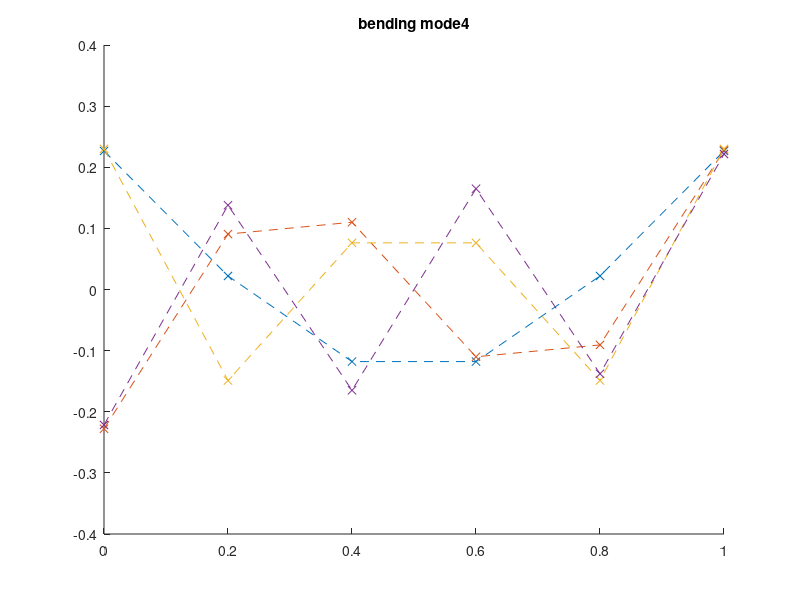

MATLAB code for this plot:
% euler bernoulli beam implementation in matlab
% AS 22/11/17
% 1 dimensional
% Equidistan mesh refinement is implemented in between two points

%%%%%%%%%%%%%%%%%%%%%
%%% Preprocessing %%%
%%%%%%%%%%%%%%%%%%%%%

%clear all           % clear the memory

%% Variables

% Material properties
E   = 210e9;         % [Pa] Youngs modulus
rho = 7.8e3;         % [Kg*m^3]  density of the material    


% Beam dimensions
h = 0.1;            % height
w = 0.1;            % width

A = h*w;            % Area of the beam
I = 1/12*h^3*w;     % moment of inertia

% Number of elements in between the nodes
n_div = 5;

% Points at the endpoints of the structure
n = [ 0 0 0; 1 0 0 ];

% check length in between the points
dn = n(2,:)-n(1,:);

% calculate the length of an element
L_e = norm(dn)/n_div;

% nodal degrees of freedom
nodal_dof = 2;

% define matrix with node coordinates
n_nodes = n_div+1;%number of nodes
nodes = zeros(n_nodes,3);%matrix for the coordinates of the nodes
for i = 0:n_div
    % x-coordinates of the nodes
    nodes(i+1,1) = i*L_e;
    % not implemented yet
    % y-coordinates of the nodes
    % z-coordinates of the nodes
end

% nodal connectivity in this case it can be generated fairly easily
nodal_con = [ 1:n_div ; 2:n_div+1 ]';
% nodal_con(end,1) = 1;

% No matrix transforamtions are needed due to the 1 dimensionality of the
% problem. 
% So far the Local coordinates are equal to the global coordinates

L = L_e;

% definition of the element stiffnes matrix
K_element = E*I/(L^3) * ...
    [   12      6*L     -12     6*L     ; ...
        6*L     4*L^2   -6*L    2*L^2   ; ...
        -12     -6*L    12      -6*L    ; ...
        6*L     2*L^2   -6*L    4*L^2   ];

            
% definition of the element mass matrix 
M_element = rho*A*L/420* ...
    [   156     22*L    54      -13*L   ;...
        22*L    4*L^2   13*L    -3*L^2  ;...
        54      13*L    156     -22*L   ;...
        -13*L   -3*L^2  -22*L   4*L^2   ];

% some sanity checks on the matrices    
% check if element matrices are symmetric and print warning if not
sym_K_el = isequal(K_element,K_element');
sym_M_el = isequal(M_element,M_element');

if sym_K_el ~= 1
    fprintf('!!!\n!!!\tElement stiffness matrix is not symmetric\n!!!\n');
end
if sym_M_el ~= 1
    fprintf('!!!\n!!!\tElement mass matrix is not symmetric\n!!!\n');
end

% check if element matrices are positive definite
[ ~ , PSD_K] = chol(K_element);
[ ~ , PSD_M] = chol(M_element);

if PSD_K ~= 0
    fprintf('!!!\n!!!\tElement Stiffness matrix is not PSD\n!!!\n')
end

if PSD_M ~= 0
    fprintf('!!!\n!!!\tElement Mass matrix is not PSD\n!!!\n')
end



%% Assembling the global matrices

%%% STIFFNESS MATRIX %%%
% size of the global stiffness matrix is equal to the number of degrees of
% freedom of the model. n_dof = n_nodes * nodal_dof
n_dof   = n_nodes * nodal_dof;
K_global= zeros(n_dof); % initialize the stiffness matrix

% Partition the element stiffness matrix 
% !!! WHEN ASSEMBLING A STRUCTURE WHERE THE LOCAL AND GLOBAL COORDINATES
% DIFFER THIS MATRIX NEEDS TO BE ADAPTED FOR EACH ELEMENT ORIENTATION
K_part = mat2cell(K_element,[nodal_dof nodal_dof],[nodal_dof nodal_dof]);

% Actual assembly of K global
for i = 1:size(nodal_con,1)
    con_1 = nodal_con(i,1); %get the nodal connectivity information
    con_2 = nodal_con(i,2); %for each element
    
    % Fill up the global stiffness matrix with partitioned element
    % Stiffness matrices in 4 steps
    i11 = con_1*2;
    i22 = con_2*2;
    % Top left block of the partitioned matrix
    K_global(i11-1:i11,i11-1:i11) = K_global(i11-1:i11,i11-1:i11) +...
                                    K_part{1,1};
    % Bottom right block
    K_global(i22-1:i22,i22-1:i22) = K_global(i22-1:i22,i22-1:i22) +...
                                    K_part{2,2};
    % Bottom left block
	K_global(i22-1:i22,i11-1:i11) = K_global(i22-1:i22,i11-1:i11) +...
                                    K_part{2,1};
    % Top right block
	K_global(i11-1:i11,i22-1:i22) = K_global(i11-1:i11,i22-1:i22) +...
                                    K_part{1,2};
end

symmetry = isequal(K_global,K_global');

if symmetry ~= 1
    fprintf('!!!\n!!!\tGlobal stiffness matrix is not symmetric\n!!!\n');
end

%%% MASS MATRIX %%%
% The size of the global stiffness matrix is equal to the number of degrees of
% freedom of the model. n_dof = n_nodes * nodal_dof
M_global= zeros(n_dof); % initialize the stiffness matrix
% Partition the element mass matrix 
% !!! WHEN ASSEMBLING A STRUCTURE WHERE THE LOCAL AND GLOBAL COORDINATES
% DIFFER THIS MATRIX NEEDS TO BE ADAPTED FOR EACH ELEMENT ORIENTATION
M_part = mat2cell(M_element,[nodal_dof nodal_dof],[nodal_dof nodal_dof]);

% Actual assembly of M global !!! COULD BE INTERATED IN THE K LOOP ASWELL
for i = 1:size(nodal_con,1)
    con_1 = nodal_con(i,1); %get the nodal connectivity information
    con_2 = nodal_con(i,2); %for each element
    
    % Fill up the global stiffness matrix with partitioned element
    % Stiffness matrices in 4 steps
    i11 = con_1*2;
    i22 = con_2*2;
    % Top left block of the partitioned matrix
    M_global(i11-1:i11,i11-1:i11) = M_global(i11-1:i11,i11-1:i11) +...
                                    M_part{1,1};
    % Bottom right block
    M_global(i22-1:i22,i22-1:i22) = M_global(i22-1:i22,i22-1:i22) +...
                                    M_part{2,2};
    % Bottom left block
	M_global(i22-1:i22,i11-1:i11) = M_global(i22-1:i22,i11-1:i11) +...
                                    M_part{2,1};
    % Top right block
	M_global(i11-1:i11,i22-1:i22) = M_global(i11-1:i11,i22-1:i22) +...
                                    M_part{1,2};
end

symmetry = isequal(M_global,M_global');

if symmetry ~= 1
    fprintf('!!!\n!!!\tGlobal mass matrix is not symmetric\n!!!\n');
end


[ ~ , PSD_Kg] = chol(K_global);
[ ~ , PSD_Mg] = chol(M_global);

if PSD_Kg ~= 0
    fprintf('!!!\n!!!\tGlobal Stiffness matrix is not PSD\n!!!\n')
end

if PSD_Mg ~= 0
    fprintf('!!!\n!!!\tGlobal Mass matrix is not PSD\n!!!\n')
end

%% Defining the boundary conditions for the Eigenvalue problem
%beam is free in space, OK for the simple eigenvalue problem
% Constrained DOF's
%constrained_dof = [1 2];

% Force vector
%force = zeros(1,n_dof);
%force(end-1) = 1000;

% Set rows and columns to zero where BC's are applied in stiffnes matrix
% K_element_sol = K_global;
% K_element_sol(constrained_dof,:) = 0;
% K_element_sol(:,constrained_dof) = 0;
% K_element_sol(constrained_dof,constrained_dof) = eye(length(constrained_dof));



%%%%%%%%%%%%%%%%%%
%%% Processing %%%
%%%%%%%%%%%%%%%%%%

%% solving the eigenvalue problem

% Find the unknown diplacements
%displacement = K_element_sol\force';

% Find the unknown forces
%forces = K_global*displacement;

%Eigen_matrix = K_global\M_global;

%[V,D] = eig(Eigen_matrix);
[U,C] = eig(K_global,M_global);
%%%%%%%%%%%%%%%%%%%%%%%
%%% Post processing %%%
%%%%%%%%%%%%%%%%%%%%%%%

freq = sqrt(diag(C));
%plot([1:6],freq(1:6))



%% plotting the results

figure(2)
for i = 3:6
    %figure(i)
    hold on
    plot(nodes(:,1),U(1:2:end,i),'--x')
    title(strcat('bending mode ', num2str(i-2))) 
end


% % Cubic spline interpolation to get shape of beam element 
% pp = csape(n(:,1),[displacement(2) displacement(1) displacement(end-1) displacement(end)]);
% 
% %clf
% figure(n_div)
% hold on
% plot(nodes(:,1),nodes(:,2),'--xb')
% plot(nodes(:,1),[displacement(1:2:end-1)],'-or')
% fnplt(pp)



